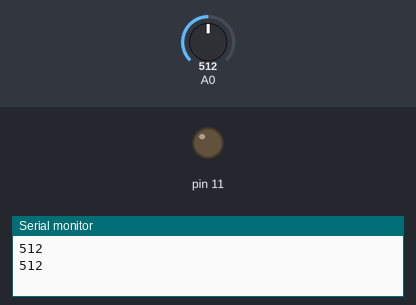
Simulated run of this sketch. Board: Arduino Uno, built with avr-gcc and run on an emulated ATmega328P. On the bench: output pins drawn as LEDs (lit = HIGH), the last lines printed to the serial monitor. The inputs (shaded band) are chosen by the test bench; at power-on: A0 = 512.

Above: at 1.8 s.
1.9 s: A0 set to 52
3.4 s: A0 set to 45
At 5.1 s:
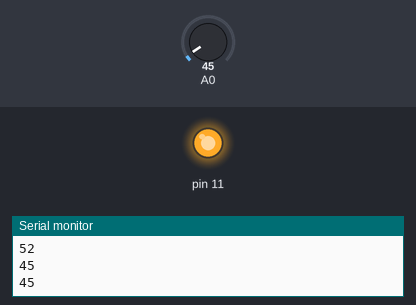
5.5 s: A0 set to 2
7.2 s: A0 set to 0
At 9.4 s:
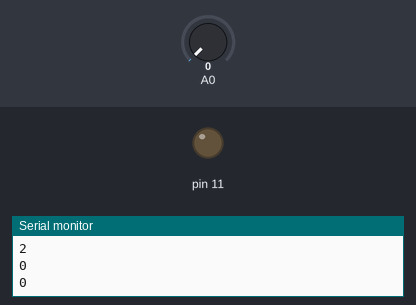
Timing chart, 0 to 10.5 s (numbered marks = the images above; inputs shaded):
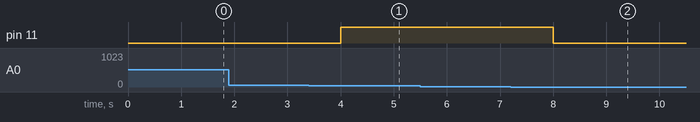

The sketch:

ArduinoRTD.practice1.ino
```cpp
void setup(){
  Serial.begin(9600);
  pinMode(11,OUTPUT);
}
void loop(){
   int value=analogRead(A0);
   Serial.println(value);
   if(value<50 && value>0){
    digitalWrite(11,HIGH);
    delay(1000);
   }else{
    digitalWrite(11,LOW);
    delay(1000);
   }
}
```

Measured:
- the behaviour switches between 50 and 49 on A0 (found by bisection; images 0 and 1)
- the behaviour switches between 1 and 0 on A0 (found by bisection; images 1 and 2)
- after the input at 3.4 s, pin 11: LOW → HIGH after 0.60 s
- after the input at 7.2 s, pin 11: HIGH → LOW after 0.80 s
